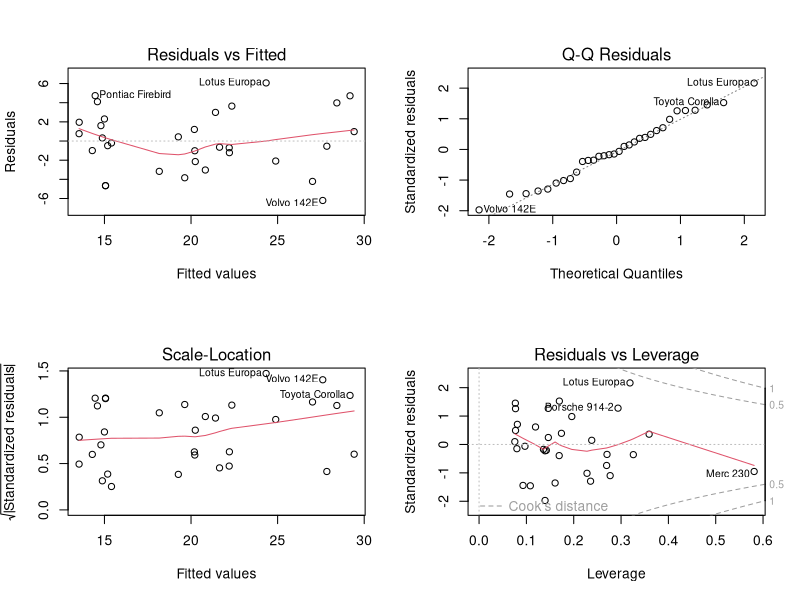
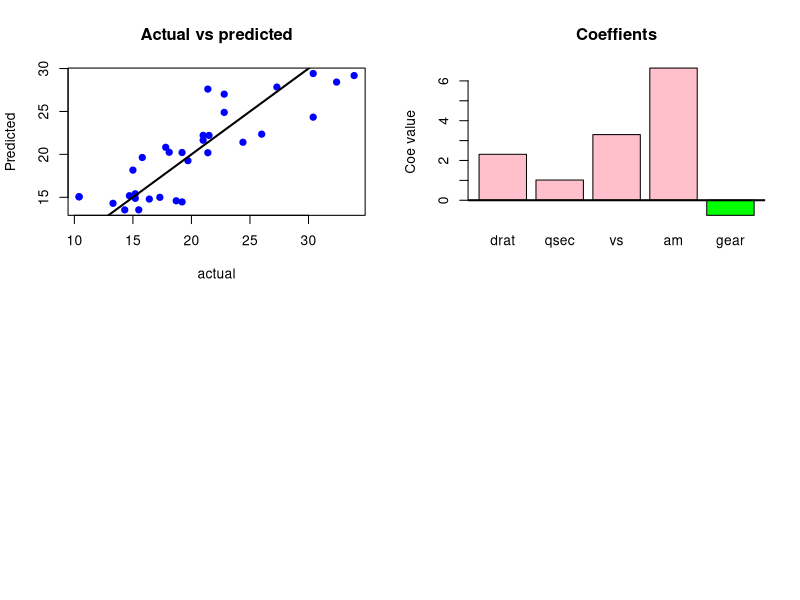

These figures' R source, in order:
data(mtcars)
model_all=lm(mpg~.,data=mtcars)
summary(model_all)
v=cor(mtcars$mpg,mtcars[, -1])
print(v)
model=lm(mpg~drat+qsec+vs+am+gear,data=mtcars)
summary(model)
par(mfrow=c(2,2))
plot(model)
par(mfrw=c(1,1))
pred=predict(model)
plot(mtcars$mpg,pred,main="Actual vs predicted",xlab="actual",ylab="Predicted",col="blue",pch=19)
abline(0,1,col="black",lwd=2)
coefs=coef(model)[-1]
print(coefs)
barplot(coefs,main="Coeffients",ylab="Coe value",col=ifelse(coefs>0,"pink","green"))
abline(h=0,col="black",lwd=2)
